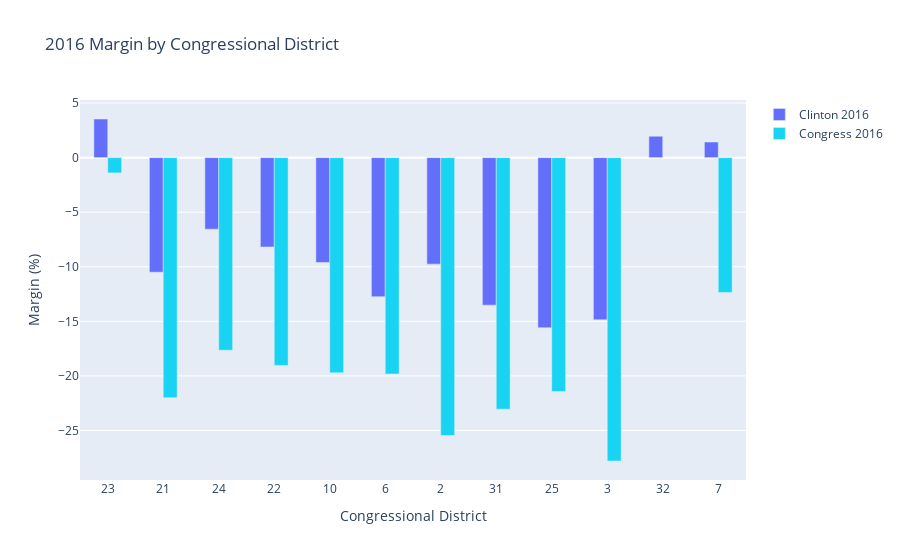

The cell this chart's notebook holds for it:
### Code cell
fig = go.Figure()
fig.add_trace(go.Bar(x=data['CD'], y=data['2016 PRES'],
                    name='Clinton 2016'))
fig.add_trace(go.Bar(x=data['CD'], y=data['2016 US REP'],
                    name='Congress 2016',marker_color='#19D3F3'))
fig.update_xaxes(type='category',title_text='Congressional District')
fig.update_yaxes(title_text='Margin (%)')
fig.update_layout(title='2016 Margin by Congressional District')
fig.update_layout(barmode='group',bargap=0.5)
fig.show()
fig.write_html("bar2.html")

### Figure 1 — Plotly figure (JSON) as saved in the notebook; plotly's stock layout.template omitted (floating-point values rounded to 4 significant figures)
{"data": [{"name": "Clinton 2016", "type": "bar", "x": ["23", "21", "24", "22", "10", "6", "2", "31", "25", "3", "32", "7"], "y": ["3.54%", "-10.50%", "-6.56%", "-8.19%", "-9.61%", "-12.74%", "-9.76%", "-13.52%", "-15.59%", "-14.86%", "1.96%", "1.43%"]}, {"marker": {"color": "#19D3F3"}, "name": "Congress 2016", "type": "bar", "x": ["23", "21", "24", "22", "10", "6", "2", "31", "25", "3", "32", "7"], "y": ["-1.40%", "-22.00%", "-17.65%", "-19.04%", "-19.72%", "-19.83%", "-25.46%", "-23.05%", "-21.44%", "-27.80%", null, "-12.35%"]}], "layout": {"bargap": 0.5, "barmode": "group", "title": {"text": "2016 Margin by Congressional District"}, "xaxis": {"title": {"text": "Congressional District"}, "type": "category"}, "yaxis": {"title": {"text": "Margin (%)"}}}}
